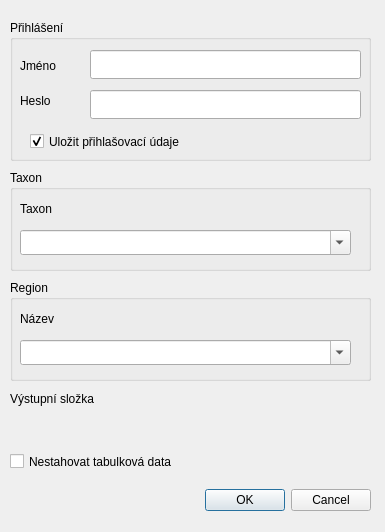
<?xml version="1.0" encoding="UTF-8"?>
<ui version="4.0">
 <class>NDOPDownloaderDialogBase</class>
 <widget class="QDialog" name="NDOPDownloaderDialogBase">
  <property name="geometry">
   <rect>
    <x>0</x>
    <y>0</y>
    <width>385</width>
    <height>532</height>
   </rect>
  </property>
  <property name="windowTitle">
   <string>NDOP Downloader</string>
  </property>
  <widget class="QDialogButtonBox" name="button_box">
   <property name="geometry">
    <rect>
     <x>30</x>
     <y>480</y>
     <width>341</width>
     <height>40</height>
    </rect>
   </property>
   <property name="orientation">
    <enum>Qt::Horizontal</enum>
   </property>
   <property name="standardButtons">
    <set>QDialogButtonBox::Cancel|QDialogButtonBox::Ok</set>
   </property>
  </widget>
  <widget class="QGroupBox" name="groupBox">
   <property name="geometry">
    <rect>
     <x>10</x>
     <y>20</y>
     <width>361</width>
     <height>141</height>
    </rect>
   </property>
   <property name="title">
    <string>Přihlášení</string>
   </property>
   <widget class="QLineEdit" name="line_user">
    <property name="geometry">
     <rect>
      <x>80</x>
      <y>30</y>
      <width>271</width>
      <height>29</height>
     </rect>
    </property>
   </widget>
   <widget class="QLineEdit" name="line_pass">
    <property name="geometry">
     <rect>
      <x>80</x>
      <y>70</y>
      <width>271</width>
      <height>29</height>
     </rect>
    </property>
    <property name="echoMode">
     <enum>QLineEdit::Password</enum>
    </property>
   </widget>
   <widget class="QLabel" name="label">
    <property name="geometry">
     <rect>
      <x>10</x>
      <y>30</y>
      <width>121</width>
      <height>31</height>
     </rect>
    </property>
    <property name="text">
     <string>Jméno</string>
    </property>
   </widget>
   <widget class="QLabel" name="label_2">
    <property name="geometry">
     <rect>
      <x>10</x>
      <y>60</y>
      <width>121</width>
      <height>41</height>
     </rect>
    </property>
    <property name="text">
     <string>Heslo</string>
    </property>
   </widget>
   <widget class="QCheckBox" name="pass_check">
    <property name="geometry">
     <rect>
      <x>20</x>
      <y>110</y>
      <width>281</width>
      <height>23</height>
     </rect>
    </property>
    <property name="toolTip">
     <string>&lt;html&gt;&lt;head/&gt;&lt;body&gt;&lt;p&gt;&lt;br/&gt;&lt;/p&gt;&lt;/body&gt;&lt;/html&gt;</string>
    </property>
    <property name="whatsThis">
     <string>&lt;html&gt;&lt;head/&gt;&lt;body&gt;&lt;p&gt;&lt;br/&gt;&lt;/p&gt;&lt;/body&gt;&lt;/html&gt;</string>
    </property>
    <property name="text">
     <string>Uložit přihlašovací údaje</string>
    </property>
    <property name="checked">
     <bool>true</bool>
    </property>
   </widget>
  </widget>
  <widget class="QGroupBox" name="groupBox_2">
   <property name="geometry">
    <rect>
     <x>10</x>
     <y>170</y>
     <width>361</width>
     <height>101</height>
    </rect>
   </property>
   <property name="title">
    <string>Taxon</string>
   </property>
   <widget class="QLabel" name="label_3">
    <property name="geometry">
     <rect>
      <x>10</x>
      <y>30</y>
      <width>121</width>
      <height>17</height>
     </rect>
    </property>
    <property name="text">
     <string>Taxon</string>
    </property>
   </widget>
   <widget class="QComboBox" name="combo_taxon">
    <property name="enabled">
     <bool>true</bool>
    </property>
    <property name="geometry">
     <rect>
      <x>10</x>
      <y>60</y>
      <width>331</width>
      <height>25</height>
     </rect>
    </property>
    <property name="editable">
     <bool>true</bool>
    </property>
    <property name="currentIndex">
     <number>-1</number>
    </property>
   </widget>
  </widget>
  <widget class="QGroupBox" name="groupBox_3">
   <property name="enabled">
    <bool>true</bool>
   </property>
   <property name="geometry">
    <rect>
     <x>10</x>
     <y>280</y>
     <width>361</width>
     <height>101</height>
    </rect>
   </property>
   <property name="title">
    <string>Region</string>
   </property>
   <widget class="QLabel" name="label_4">
    <property name="geometry">
     <rect>
      <x>10</x>
      <y>30</y>
      <width>121</width>
      <height>17</height>
     </rect>
    </property>
    <property name="text">
     <string>Název</string>
    </property>
   </widget>
   <widget class="QComboBox" name="combo_region">
    <property name="enabled">
     <bool>true</bool>
    </property>
    <property name="geometry">
     <rect>
      <x>10</x>
      <y>60</y>
      <width>331</width>
      <height>25</height>
     </rect>
    </property>
    <property name="editable">
     <bool>true</bool>
    </property>
    <property name="currentIndex">
     <number>-1</number>
    </property>
   </widget>
  </widget>
  <widget class="QgsFileWidget" name="mQgsFileWidget">
   <property name="geometry">
    <rect>
     <x>10</x>
     <y>420</y>
     <width>361</width>
     <height>27</height>
    </rect>
   </property>
   <property name="fileWidgetButtonVisible">
    <bool>true</bool>
   </property>
   <property name="useLink">
    <bool>false</bool>
   </property>
   <property name="fullUrl">
    <bool>false</bool>
   </property>
  </widget>
  <widget class="QLabel" name="label_5">
   <property name="geometry">
    <rect>
     <x>10</x>
     <y>390</y>
     <width>281</width>
     <height>17</height>
    </rect>
   </property>
   <property name="text">
    <string>Výstupní složka</string>
   </property>
  </widget>
  <widget class="QCheckBox" name="csv_check">
   <property name="geometry">
    <rect>
     <x>10</x>
     <y>450</y>
     <width>211</width>
     <height>23</height>
    </rect>
   </property>
   <property name="toolTip">
    <string>&lt;html&gt;&lt;head/&gt;&lt;body&gt;&lt;p&gt;&lt;br/&gt;&lt;/p&gt;&lt;/body&gt;&lt;/html&gt;</string>
   </property>
   <property name="whatsThis">
    <string>&lt;html&gt;&lt;head/&gt;&lt;body&gt;&lt;p&gt;&lt;br/&gt;&lt;/p&gt;&lt;/body&gt;&lt;/html&gt;</string>
   </property>
   <property name="text">
    <string>Nestahovat tabulková data</string>
   </property>
   <property name="checked">
    <bool>false</bool>
   </property>
  </widget>
 </widget>
 <customwidgets>
  <customwidget>
   <class>QgsFileWidget</class>
   <extends>QWidget</extends>
   <header>qgsfilewidget.h</header>
  </customwidget>
 </customwidgets>
 <resources/>
 <connections>
  <connection>
   <sender>button_box</sender>
   <signal>accepted()</signal>
   <receiver>NDOPDownloaderDialogBase</receiver>
   <slot>accept()</slot>
   <hints>
    <hint type="sourcelabel">
     <x>20</x>
     <y>20</y>
    </hint>
    <hint type="destinationlabel">
     <x>20</x>
     <y>20</y>
    </hint>
   </hints>
  </connection>
  <connection>
   <sender>button_box</sender>
   <signal>rejected()</signal>
   <receiver>NDOPDownloaderDialogBase</receiver>
   <slot>reject()</slot>
   <hints>
    <hint type="sourcelabel">
     <x>20</x>
     <y>20</y>
    </hint>
    <hint type="destinationlabel">
     <x>20</x>
     <y>20</y>
    </hint>
   </hints>
  </connection>
 </connections>
</ui>
